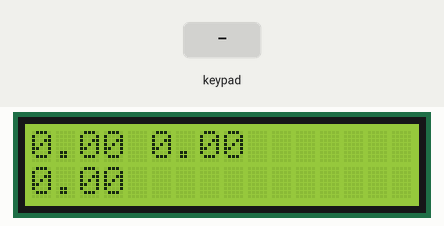
This sketch was run on a simulated Arduino Uno, built with avr-gcc and run on an emulated ATmega328P. Shown: 16×2 character LCD. The inputs (shaded band) are chosen by the test bench.

Above: at 3.2 s.
3.3 s: keypad keys 0 1 2 3 A pressed 0.4 s apart
At 5.6 s:
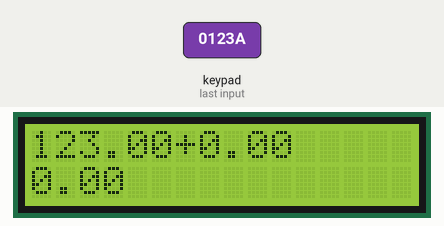
6.8 s: key 'D' pressed
At 7.2 s:
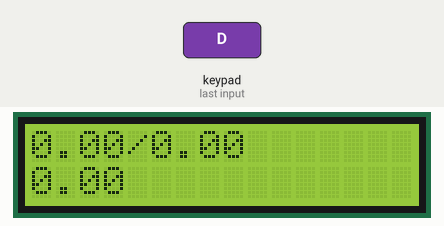
8.4 s: key 'C' pressed
At 9.3 s:
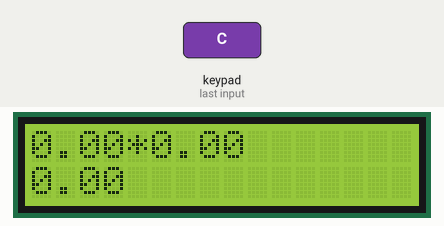
10.0 s: keypad keys 0 1 2 3 # pressed 0.4 s apart
At 13.0 s:
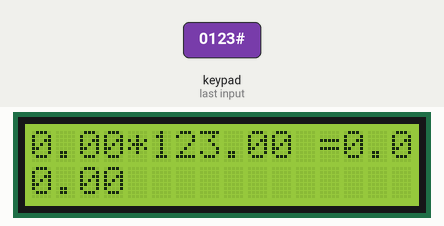
13.5 s: key 'B' pressed
At 14.5 s:
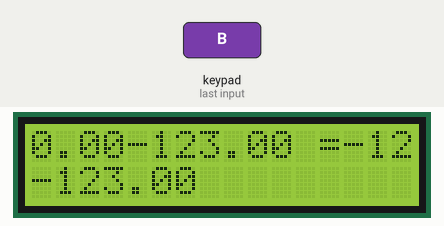
15.1 s: keypad keys 0 1 2 3 D pressed 0.4 s apart
At 17.1 s:
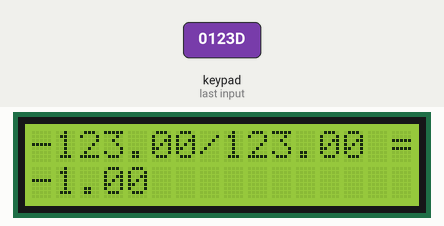
Timing chart, 0 to 18.6 s (numbered marks = the images above; inputs shaded):
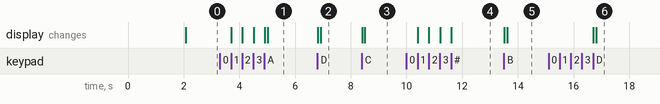

Measured:
- after the input at 3.3 s, the display: first changes after 0.41 s (image 1 shows a later state)
- after the input at 6.8 s, the display: first changes at once (image 2 shows a later state)
- after the input at 8.4 s, the display: first changes at once (image 3 shows a later state)
- after the input at 10.0 s, the display: first changes after 0.41 s (image 4 shows a later state)
- after the input at 13.5 s, the display: first changes at once (image 5 shows a later state)
- after the input at 15.1 s, the display: first changes after 1.6 s (image 6 shows a later state)

The sketch:

calculator_code2.ino
```cpp
#include <LiquidCrystal.h>
#include <Keypad.h>

const byte ROWS = 4;
const byte COLS = 4;

// Define the Keybad
char keys[ROWS][COLS] =
{

  {'7','8','9','D'},

  {'4','5','6','C'},

  {'1','2','3','B'},

  {'*','0','#','A'}

};

byte rowPins[ROWS] = { 0, 1, 2, 3 };
byte colPins[COLS] = { 4, 5, 6, 7 };

Keypad kpd = Keypad( makeKeymap(keys), rowPins, colPins, ROWS, COLS );

const int rs = 8, en = 9, d4 = 10, d5 = 11, d6 = 12, d7 = 13;
LiquidCrystal lcd(rs, en, d4, d5, d6, d7);
 float Num1,Num2,Number;
 char key,action;
 boolean result = false;
 char flag=0;
void setup() {
  lcd.begin(16, 2);
  lcd.print("Calculator");
  lcd.setCursor(0, 1);
  lcd.print("Welcome");

   delay(2000);
    lcd.clear();
}

void loop() {

key = kpd.getKey();

if (key!=NO_KEY)
DetectButtons();

if (result==true)
CalculateResult();
DisplayResult();
}

void DetectButtons()
{
     lcd.clear();
    if (key=='*')
    {
    Number=0;
    Num1=0;
    Num2=0;
    result=false;
    }

     if (key == '1')
    {
    if (Number==0)
    Number=1;
    else
    Number = (Number*10) + 1;
    }

     if (key == '4')
    {
    if (Number==0)
    Number=4;
    else
    Number = (Number*10) + 4;
    }

     if (key == '7')
    {
    if (Number==0)
    Number=7;
    else
    Number = (Number*10) + 7;
    }


    if (key == '0')
    {
    if (Number==0)
    Number=0;
    else
    Number = (Number*10) + 0;
    }

     if (key == '2')
    {
     if (Number==0)
    Number=2;
    else
    Number = (Number*10) + 2;
    }

     if (key == '5')
    {
     if (Number==0)
    Number=5;
    else
    Number = (Number*10) + 5;
    }

     if (key == '8')
    {
     if (Number==0)
    Number=8;
    else
    Number = (Number*10) + 8;
    }


    if (key == '#')
    {
    Num2=Number;
    result = true;
    }

     if (key == '3')
    {
     if (Number==0)
     Number=3;
     else
     Number = (Number*10) + 3;
    }

     if (key == '6')
    {
      if (Number==0)
      Number=6;
      else
     Number = (Number*10) + 6;
    }

     if (key == '9')
    {
      if (Number==0)
      Number=9;
      else
      Number = (Number*10) + 9;
    }

      if (key == 'A' || key == 'B' || key == 'C' || key == 'D')
  {
    Num1 = Number;
    Number =0;
    if (key == 'A')
       action = '+';
    if (key == 'B')
       action = '-';
     if (key == 'C')
        action = '*';
     if (key == 'D')
      action = '/';
    delay(100);
  }

}

void CalculateResult()
{
  if (action=='+')
    Number = Num1+Num2;

  if (action=='-')
    Number = Num1-Num2;

  if (action=='*')
    Number = Num1*Num2;

  if (action=='/')
    Number = Num1/Num2;
}

void DisplayResult()
{
  lcd.setCursor(0, 0);
  lcd.print(Num1);
  lcd.print(action);
  lcd.print(Num2);

  if (result==true)
    {
    lcd.print(" =");
    if(Num2==0&&action=='/')
    {
     lcd.print("Error");flag=1;
    }
    else
    lcd.print(Number);
    }

    lcd.setCursor(0, 1);
    if(Num2==0&&action=='/'&&flag==1)
     lcd.print("Error");
    else
    lcd.print(Number);
    flag=0;
}
```
